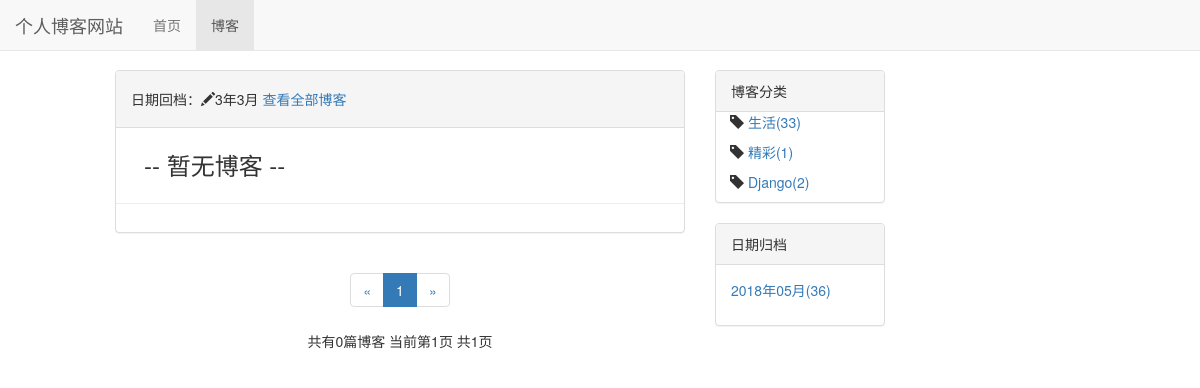
/blog/date/3/3, run on the app's committed database.
### blog/models.py (models this page shows, shortened)
class BlogType(models.Model):
    type_name = models.CharField(max_length= 10)

### blog/views.py (the view)
# urls.py: path('date/<int:year>/<int:month>',blog_date,name = 'blog_date'),
def blog_date(request,year,month):
    context = {}
    blogs_all_list = Blog.objects.filter(created_time__year = year,created_time__month = month)
    context = blog_public_basc(request, blogs_all_list)
    context['blog_with_date'] = '%s年%s月' %(year,month)
    return render(request,'blog/blog_date.html',context)

### blog/templates/blog/blog_date.html (shortened to what this page needs)
{% extends 'blog/blog_list.html' %}
{% block blog_list_title %}
<h5>
    日期回档：<span class="glyphicon glyphicon-pencil"></span>{{ blog_with_date }}
    <a href="{% url 'blog_list'%}">查看全部博客</a>
</h5>
{% endblock %}

### blog/templates/blog/blog_list.html (shortened to what this page needs)
{% extends 'base.html' %}
{% load staticfiles %}
{% load comment_tags %}
{% load like_tags %}
{% block nav_blog %}active{% endblock %}
{% block style_css %}
    <link rel="stylesheet" href="{% static 'blog.css' %}">
{% endblock %}
{% block content %}
    <div class="container-fluid">
        <div class="row">
            <div class="col-xs-12 col-sm-6 col-xs-offset-1">
                <div class="panel panel-default">
                    <div class="panel-heading">{% block blog_list_title %}博客{% endblock %}</div>
                    <div class="panel-boby">
                        {% for blog in blogs %}
                        <div class="blog">
                           <h3><a href="{% url 'blog_datail' blog.pk %}">{{ blog.title }}</a></h3>
                            <p class="blog-info">
                                <span class="glyphicon glyphicon-tag"></span><a href="{% url 'blogs_type' blog.type_name.pk %}">{{blog.type_name}}</a>
                                <span class="glyphicon glyphicon-time"></span>{{blog.created_time|date:"Y-m-d"}}
                                阅读({{blog.get_read_num }})
                                评论({% get_comment_count blog %})
                                点赞({% get_like_count blog %})
                            </p>
                            <p>{{ blog.content|striptags|safe|truncatechars:200}}</p>
                        </div>
                        {% empty%}
                            <div class="blog">
                                <h3>-- 暂无博客 --</h3>
                            </div>
                        {% endfor %}
                    </div>
                </div>
                <div class="paginator">
                      <ul class="pagination">
                        <li>
                            {% if page_of_blogs.has_previous %}
                                <a href="?page={{page_of_blogs.previous_page_number}}" aria-label="Previous">
                                    <span aria-hidden="true">&laquo;</span>
                                </a>
                            {% else %}
                                <span aria-hidden="true">&laquo;</span>
                            {% endif %}
                         </li>
                    {% for page_num in page_range %}
                          {% if page_num == page_of_blogs.number %}
                                <li class="active"><span>{{ page_num }}</span></li>
                          {% else %}
                                {% if page_num == '...'%}
                                    <li><span>{{ page_num }}</span></li>
                                {% else %}
                                    <li><a href="?page={{ page_num }}">{{ page_num }}</a></li>
                                {% endif %}
                          {% endif %}
                    {% endfor %}
                        <li>
                            {% if page_of_blogs.has_next %}
                                <a href="?page={{page_of_blogs.next_page_number}}" aria-label="Next">
                                    <span aria-hidden="true">&raquo;</span>
                                </a>
                            {% else %}
                                <span aria-hidden="true">&raquo;</span>
                            {% endif %}
                        </li>
                      </ul>
                    <p>
                        共有{{ page_of_blogs.paginator.count }}篇博客
                        当前第{{ page_of_blogs.number }}页 共{{ page_of_blogs.paginator.num_pages }}页
                    </p>
                </div>
            </div>
            <div class="hidden-xs col-sm-2">
                <div class="panel panel-default">
                    <div class="panel-heading">博客分类</div>
                    <div class="panel-boby">
                        {% for types in type_name %}
                        <ul class="blog_types">
                            <li>
                                <span class="glyphicon glyphicon-tag"></span>
                                <a href="{% url 'blogs_type' types.pk %}">{{types.type_name}}({{types.blog_count}})</a>
                            </li>
                        </ul>
                        {% endfor %}
                    </div>
                </div>
                <div class="panel panel-default">
                    <div class="panel-heading">日期归档</div>
                    <div class="panel-body">
                        <ul>
                            {% for blog_date,blog_count in blog_dates.items %}
                            <li><a href="{% url 'blog_date' blog_date.year blog_date.month%}">
                                {{blog_date|date:"Y年m月"}}({{ blog_count }})
                            <a></li>
                            {% endfor %}
                        </ul>
                    </div>
                </div>
            </div>
        </div>
    </div>
{% endblock %}

### static/base.css (style rules this page uses)
* { margin:0; padding:0; }
body { margin-top:70px!important; }
ul { list-style-type:none }

### blog/static/blog.css (style rules this page uses)
ul.blog_types { list-style-type:none; padding-right:1em; padding-left:1em; }
div.blog { margin-bottom:2em; padding-bottom:1em; padding-right:2em; padding-left:2em; border-bottom:1px solid #eee; }
div.blog h3 { margin-top:1em; }
div.paginator { text-align:center }

### data on the page
BlogType: type_name "生活", blog_count "33"
BlogType: type_name "精彩", blog_count "1"
BlogType: type_name "Django", blog_count "2"

### other printed values
{{ blog_with_date }} "3年3月"
{{ page_num }} "1"
{{ page_of_blogs.paginator.count }} "0"
{{ page_of_blogs.number }} "1"
{{ page_of_blogs.paginator.num_pages }} "1"
{{ blog_date|date:"Y年m月" }} "2018年05月"
{{ blog_count }} "36"
